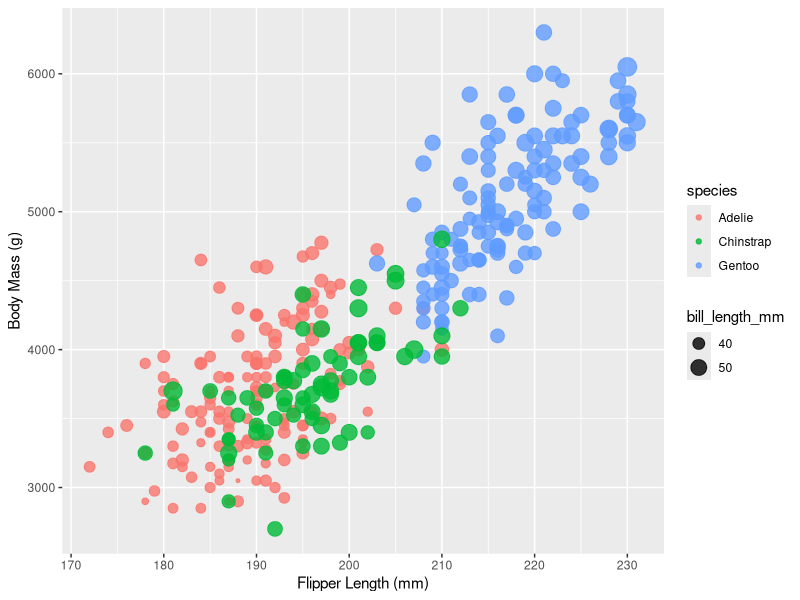

R code for this plot:
## ---- chunk 1
knitr::opts_chunk$set(echo = TRUE)
## ---- chunk 2
library(palmerpenguins)
library(tidyverse)
library(ggplot2)
## ---- chunk 3
penguins
## ---- chunk 4
ggplot(penguins, aes(flipper_length_mm, body_mass_g, color = species, size = bill_length_mm)) + 
  geom_point(alpha = 0.8) +
  labs(x = "Flipper Length (mm)", y = "Body Mass (g)")
